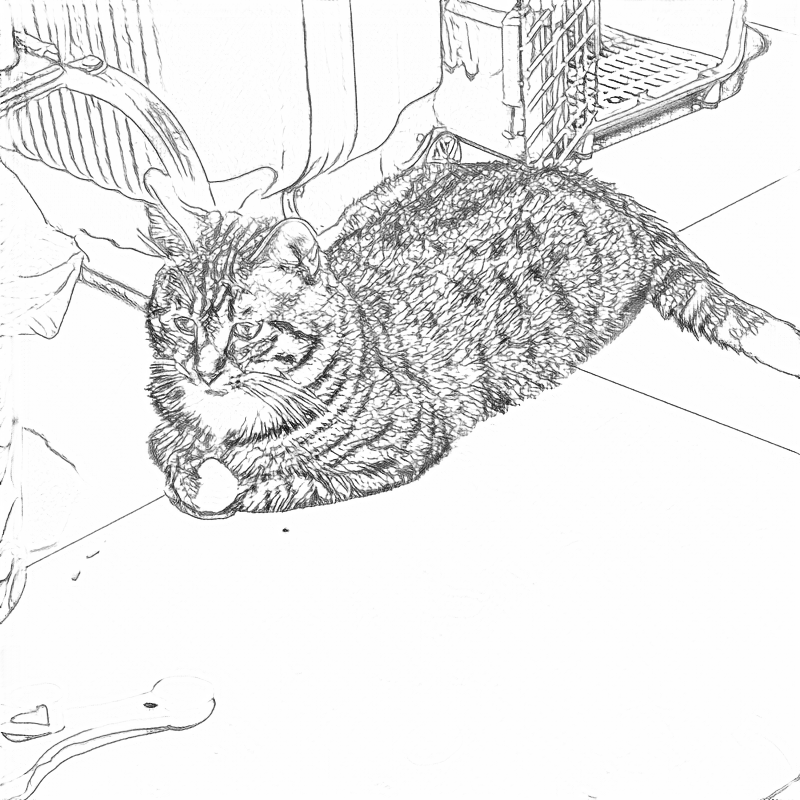
#> input picture archive/experiments/test_cat_info.png, 800 x 800 px
$ python -i preprocess.py   (imports and definitions only)
#> lines starting #> are read from the running program, lines starting #| are printed output that depends on the picture
import numpy as np
from PIL import Image
from scipy.ndimage import uniform_filter, gaussian_filter
import torch

def guided_filter(I, p, r=5, eps=0.5):
    """
    Pure NumPy guided filter (He et al. ECCV 2010).
    I: guidance grayscale image in [0, 1]
    p: input grayscale image in [0, 1]
    r: filter radius (default 5, window 11x11 matching Im2Pencil)
    eps: regularization parameter (default 0.5 matching Im2Pencil)
    """
    size = 2 * r + 1
    mean_I = uniform_filter(I, size=size)
    mean_p = uniform_filter(p, size=size)
    corr_I = uniform_filter(I * I, size=size)
    corr_Ip = uniform_filter(I * p, size=size)
    var_I = corr_I - mean_I * mean_I
    cov_Ip = corr_Ip - mean_I * mean_p
    a = cov_Ip / (var_I + eps)
    b = mean_p - a * mean_I
    mean_a = uniform_filter(a, size=size)
    mean_b = uniform_filter(b, size=size)
    q = mean_a * I + mean_b
    return np.clip(q, 0.0, 1.0)

def extract_tone(img_pil, r=5, eps=0.5):
    gray = np.array(img_pil.convert('L'), dtype=np.float32) / 255.0
    gf = guided_filter(gray, gray, r=r, eps=eps)
    return (gf * 255.0).astype(np.uint8)

def vectorized_xdog(im_u8, Sigma=1.0):
    Gamma = 0.99
    Phi = 200.0
    Epsilon = 0.1
    k = 1.6
    if im_u8.ndim == 3:
        im = im_u8[:, :, 0].astype(np.float32)
    else:
        im = im_u8.astype(np.float32)
    im2 = gaussian_filter(im, Sigma)
    im3 = gaussian_filter(im, Sigma * k)
    diff = im2 - (Gamma * im3)
    res = np.where(diff >= Epsilon, 255.0, 1.0 + np.tanh(Phi * (diff - Epsilon)))
    result = np.clip(res, 0, 255).astype(np.uint8)
    return np.repeat(result[:, :, None], 3, axis=2)

def prepare_inputs(img_path_or_pil, outline_style=0, shading_style=1, factor=16, sigma=1.0):
#> called with img_path_or_pil = '../test_cat_info.png', outline_style = 0, shading_style = 1, factor = 16, sigma = 1
    if isinstance(img_path_or_pil, str):
        im = Image.open(img_path_or_pil).convert('RGB')
    else:
        im = img_path_or_pil.convert('RGB')

    w, h = im.size
#> w = 800; h = 800
    h = int(round(h * 1.0 / factor) * factor)
    w = int(round(w * 1.0 / factor) * factor)
    im = im.resize((w, h), Image.BICUBIC)

    tone_u8 = extract_tone(im)
#> in guided_filter, `var_I = corr_I - mean_I * mean_I`:
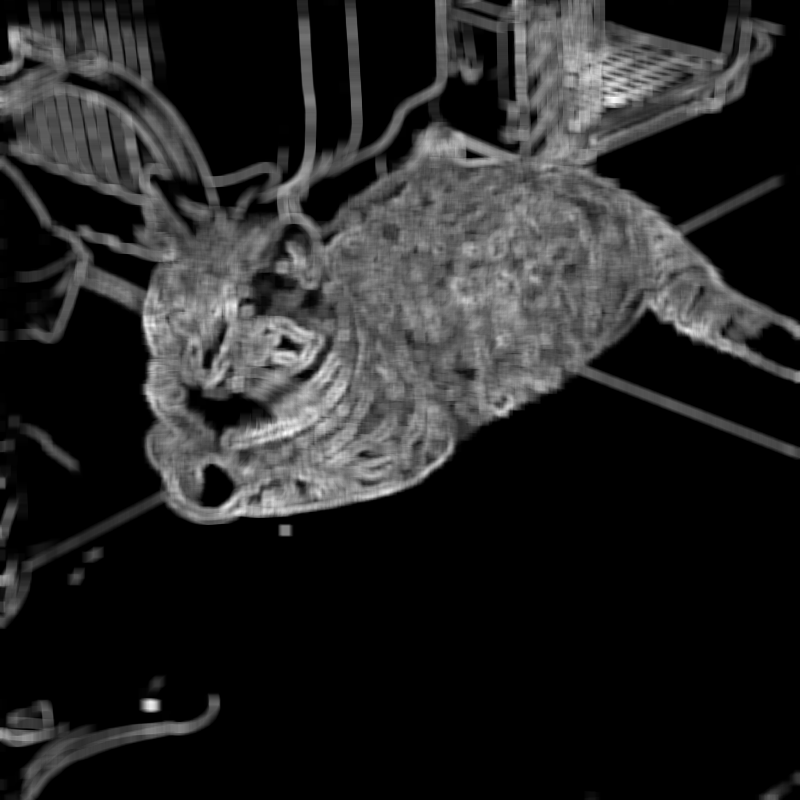
#> var_I: shape (800, 800) float32; min 0, max 0.114, mean 0.0167; drawn with min black and max white
#> in guided_filter, `mean_a = uniform_filter(a, size=size)`:
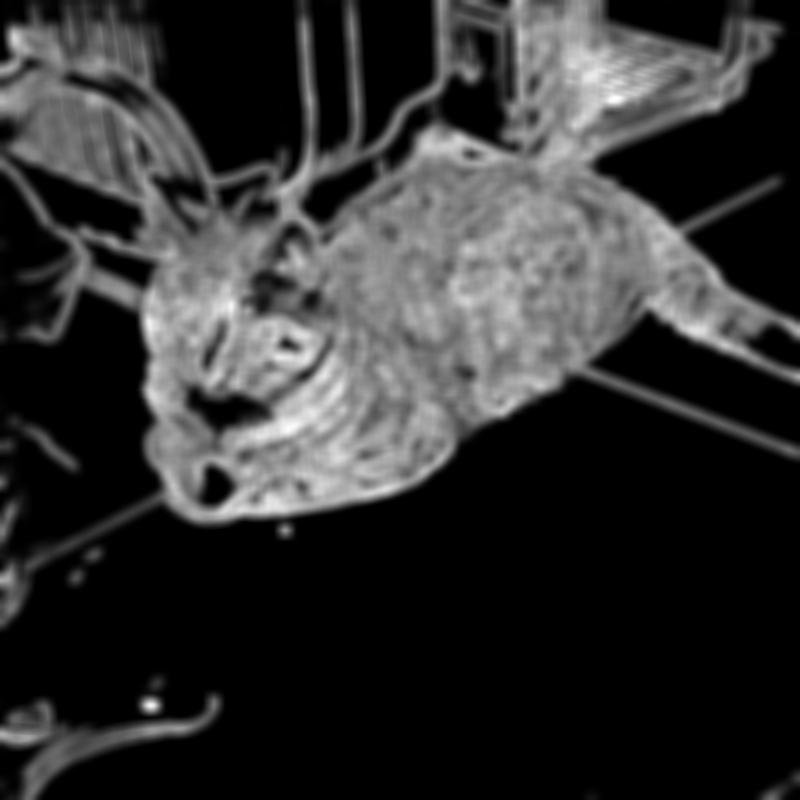
#> mean_a: shape (800, 800) float32; min 8.37e-08, max 0.158, mean 0.0304; drawn with min black and max white
    tone_rgb = np.repeat(tone_u8[:, :, None], 3, axis=2)
    tone_pil = Image.fromarray(tone_u8)

    gray = np.array(im.convert('L'), dtype=np.float32)
    gx = gaussian_filter(gray, 1, order=(0, 1))
    gy = gaussian_filter(gray, 1, order=(1, 0))
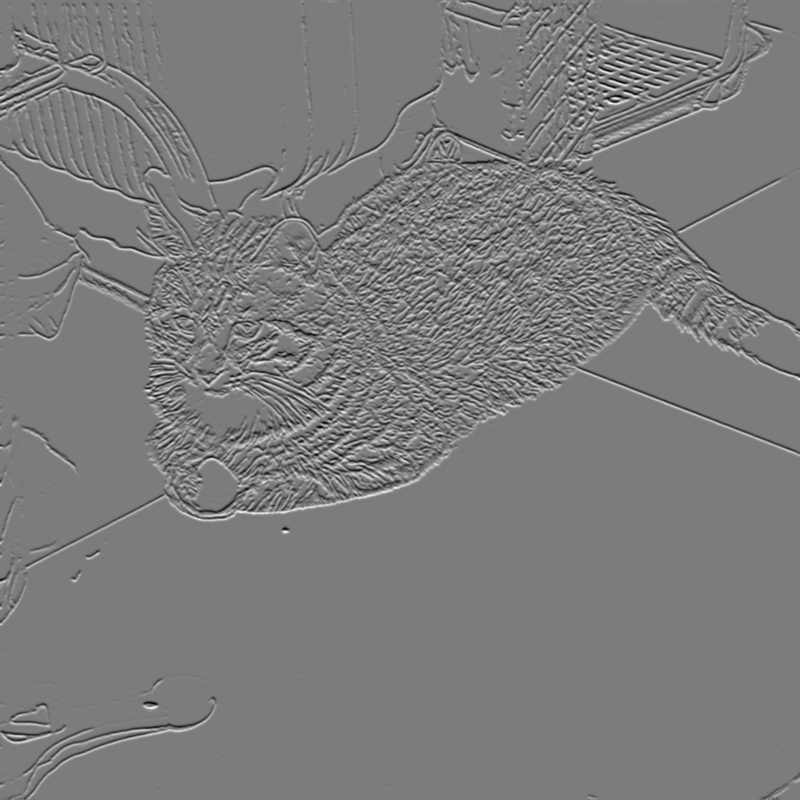
#> gy: shape (800, 800) float32; min -70.54, max 74.21, mean 0; drawn with min black and max white
    mag = np.hypot(gx, gy)
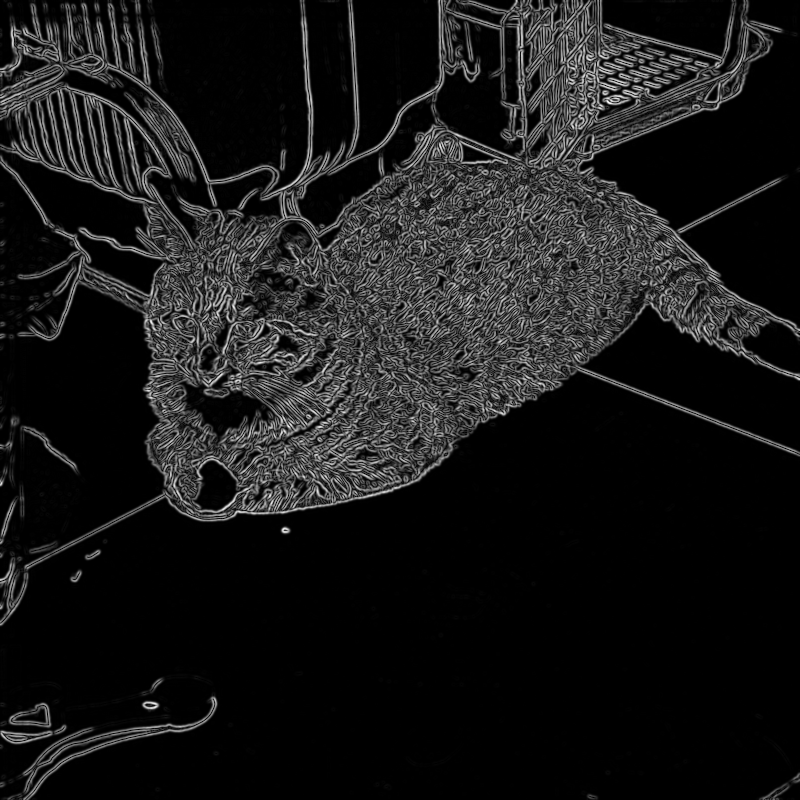
#> mag: shape (800, 800) float32; min 0, max 77.44, mean 7.7; drawn with min black and max white
    mag = np.clip(mag / (mag.max() + 1e-5) * 255.0, 0, 255).astype(np.uint8)
    edge_u8 = 255 - mag
    edge_rgb = np.repeat(edge_u8[:, :, None], 3, axis=2)
    edge_pil = Image.fromarray(edge_u8)

    xdog_rgb = vectorized_xdog(edge_rgb, Sigma=sigma)
#> in vectorized_xdog, `im3 = gaussian_filter(im, Sigma * k)`:
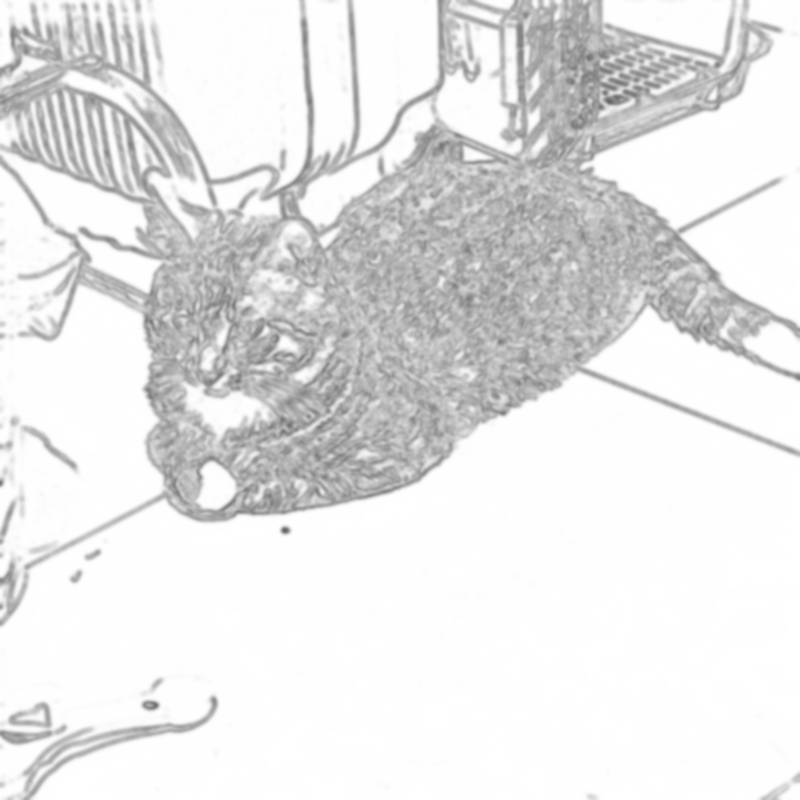
#> im3: shape (800, 800) float32; min 99.3, max 255, mean 230
#> in vectorized_xdog, `diff = im2 - (Gamma * im3)`:
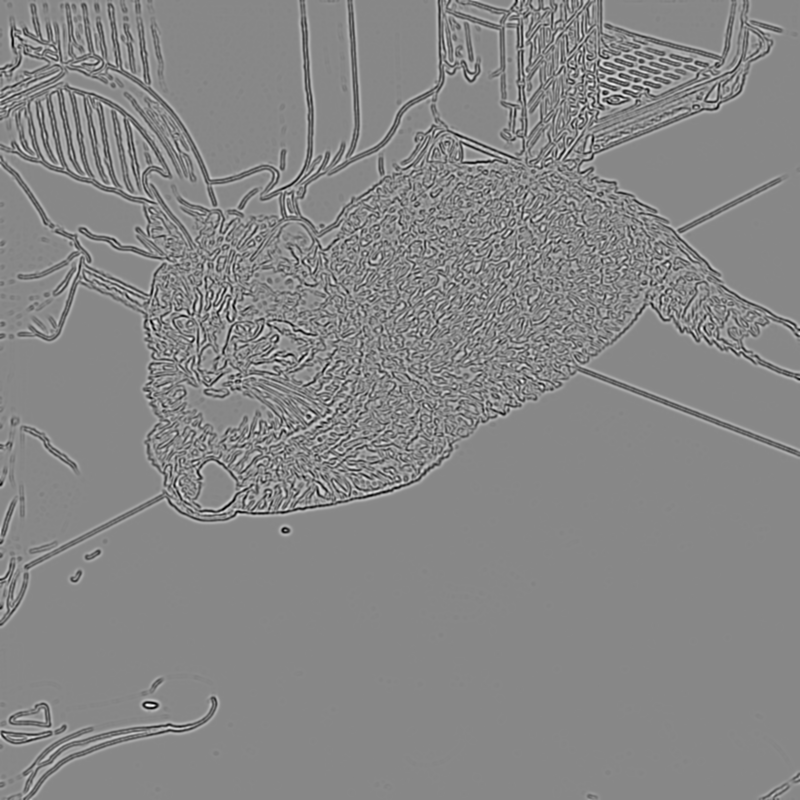
#> diff: shape (800, 800) float32; min -36.92, max 37.19, mean 2.3; drawn with min black and max white
#> in vectorized_xdog, `res = np.where(diff >= Epsilon, 255.0, 1.0 + np.tanh(Phi * (diff - Eps..`:
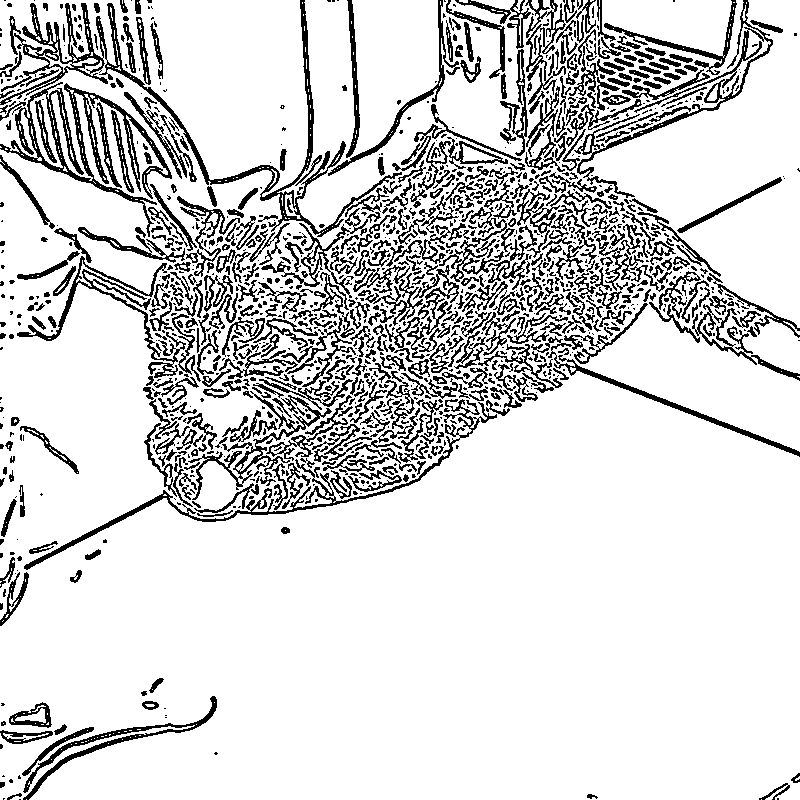
#> res: shape (800, 800) float32; min 0, max 255, mean 214.4
#> in vectorized_xdog, `result = np.clip(res, 0, 255).astype(np.uint8)`: result: shape (800, 800); 84.1% white; black in thin lines or dots
#> in vectorized_xdog, `return np.repeat(result[:, :, None], 3, axis=2)`: returned value: shape (800, 800, 3); 84.1% white; black in thin lines or dots

#> (the run stopped early here; a loop or call above may not have finished)

$ run again, on archive/experiments/cat_vector_hatch.png
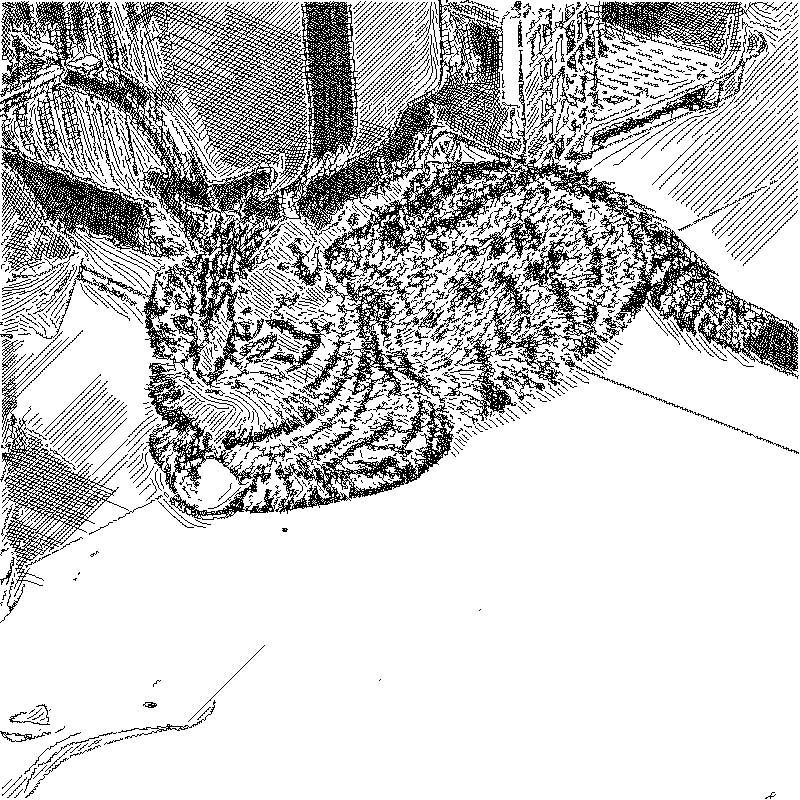
#> input picture archive/experiments/cat_vector_hatch.png, 800 x 800 px
#> in prepare_inputs, im is the input picture: PIL image 800x800 RGB; values 25 (black) and 255 (white), 79.3% white; black in thin lines or dots
#> im: shape (800, 800) float32
#> in vectorized_xdog, `diff = im2 - (Gamma * im3)`:
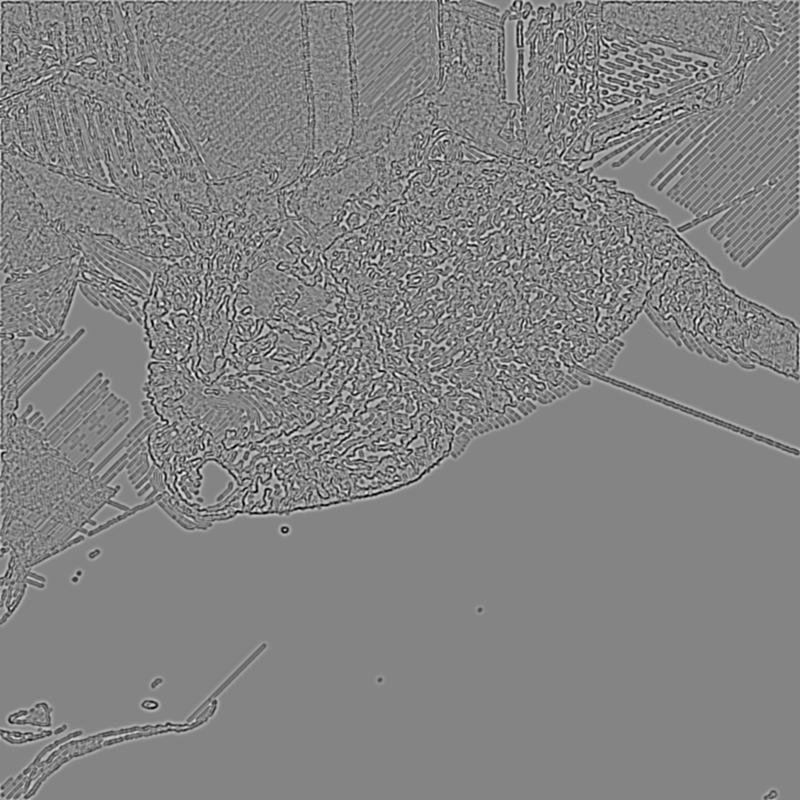
#> diff: shape (800, 800) float32; min -41.76, max 43.33, mean 2.1; drawn with min black and max white
#> in vectorized_xdog, `res = np.where(diff >= Epsilon, 255.0, 1.0 + np.tanh(Phi * (diff - Eps..`:
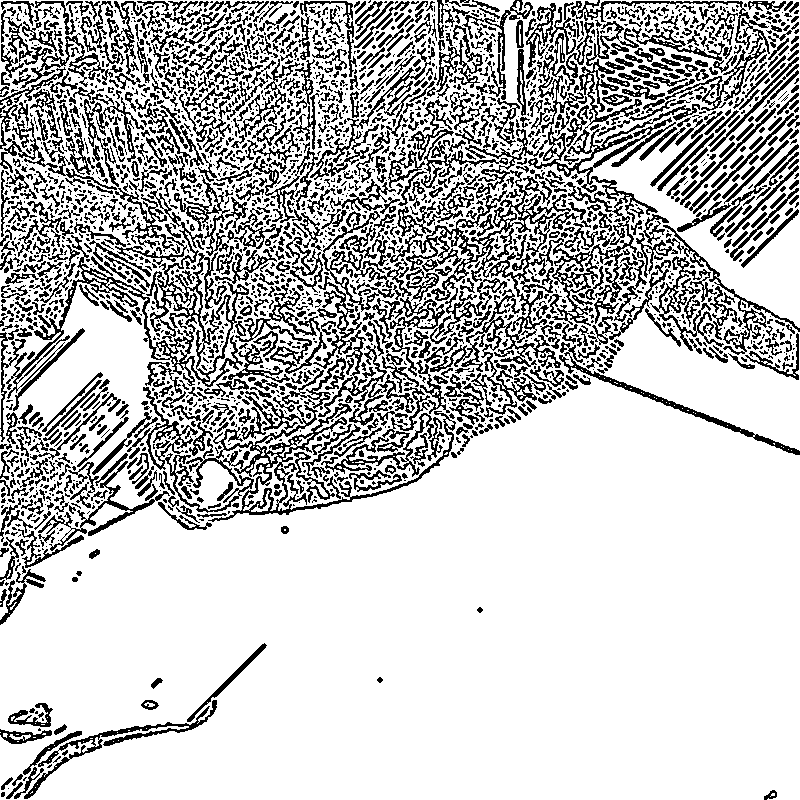
#> res: shape (800, 800) float32; min 0, max 255, mean 194.4
#> result: shape (800, 800); 76.3% white; black in thin lines or dots
